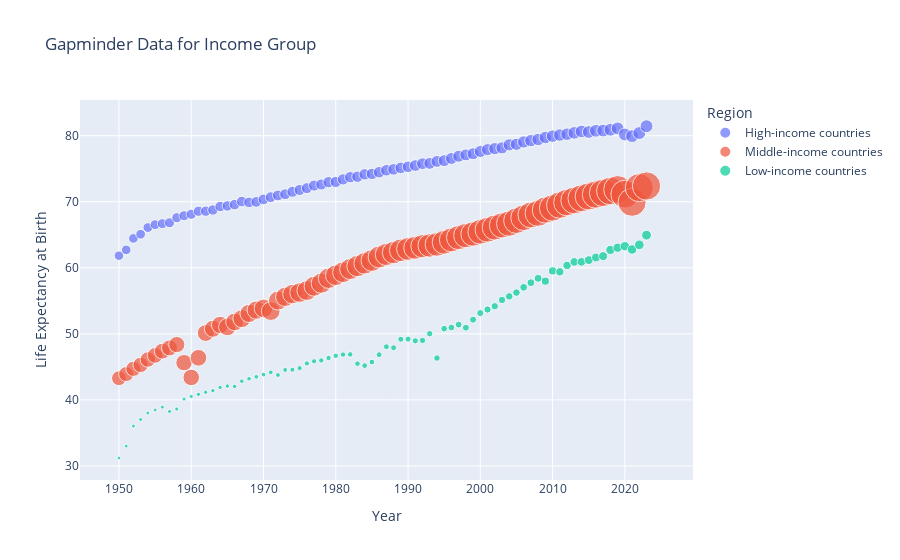

Notebook code for this chart:
### Code cell
# Sadly i got stuck while trying to use ipywidgets
# Thats why the "interactivity" is now here:
# Set type to one of the following: ['World' 'SDG region' 'Development Group' 'Special other' 'Income Group' 'Region' 'Subregion' 'Country/Area']
type = 'Income Group'

type_filtered_df = filtered_df[filtered_df["Type"]== type]
print("Pick out the regions you want to compare from here, after choosing the correct type:")
print(type_filtered_df["Region"].unique())

regions = ['High-income countries','Low-income countries','Middle-income countries']

region_filtered_df = type_filtered_df[type_filtered_df['Region'].isin(regions)]

def show_plot():
    fig = px.scatter(region_filtered_df, x="Year", y="Life Expectancy at Birth", size="Total Population",
                     color="Region", hover_name="Region", title=f"Gapminder Data for {type}")
    fig.show()

show_plot()

### Figure 1 — Plotly figure (JSON) as saved in the notebook; plotly's stock layout.template omitted (floating-point values rounded to 4 significant figures)
{"data": [{"hovertemplate": "<b>%{hovertext}</b><br><br>Region=High-income countries<br>Year=%{x}<br>Life Expectancy at Birth=%{y}<br>Total Population=%{marker.size}<extra></extra>", "hovertext": ["High-income countries", "High-income countries", "High-income countries", "High-income countries", "High-income countries", "High-income countries", "High-income countries", "High-income countries", "High-income countries", "High-income countries", "High-income countries", "High-income countries", "High-income countries", "High-income countries", "High-income countries", "High-income countries", "High-income countries", "High-income countries", "High-income countries", "High-income countries", "High-income countries", "High-income countries", "High-income countries", "High-income countries", "High-income countries", "High-income countries", "High-income countries", "High-income countries", "High-income countries", "High-income countries", "High-income countries", "High-income countries", "High-income countries", "High-income countries", "High-income countries", "High-income countries", "High-income countries", "High-income countries", "High-income countries", "High-income countries", "High-income countries", "High-income countries", "High-income countries", "High-income countries", "High-income countries", "High-income countries", "High-income countries", "High-income countries", "High-income countries", "High-income countries", "High-income countries", "High-income countries", "High-income countries", "High-income countries", "High-income countries", "High-income countries", "High-income countries", "High-income countries", "High-income countries", "High-income countries", "High-income countries", "High-income countries", "High-income countries", "High-income countries", "High-income countries", "High-income countries", "High-income countries", "High-income countries", "High-income countries", "High-income countries", "High-income countries", "High-income countries", "High-income countries", "High-income countries"], "legendgroup": "High-income countries", "marker": {"color": "#636efa", "size": [688700.0, 696700.0, 704500.0, 712900.0, 721700.0, 730600.0, 739600.0, 748500.0, 758000.0, 767600.0, 777400.0, 787100.0, 796800.0, 806500.0, 816000.0, 827000.0, 836600.0, 845700.0, 853400.0, 862600.0, 871900.0, 881000.0, 890900.0, 900000.0, 908600.0, 916800.0, 924200.0, 931600.0, 939000.0, 946300.0, 953900.0, 961800.0, 969100.0, 976100.0, 982700.0, 989200.0, 995900.0, 1003000.0, 1010000.0, 1017000.0, 1025000.0, 1032000.0, 1040000.0, 1049000.0, 1056000.0, 1063000.0, 1069000.0, 1075000.0, 1081000.0, 1087000.0, 1093000.0, 1100000.0, 1108000.0, 1115000.0, 1123000.0, 1131000.0, 1139000.0, 1147000.0, 1156000.0, 1165000.0, 1173000.0, 1181000.0, 1189000.0, 1197000.0, 1204000.0, 1212000.0, 1221000.0, 1229000.0, 1235000.0, 1240000.0, 1246000.0, 1248000.0, 1250000.0, 1259000.0], "sizemode": "area", "sizeref": 15110.0, "symbol": "circle"}, "mode": "markers", "name": "High-income countries", "orientation": "v", "showlegend": true, "type": "scatter", "x": [1950, 1951, 1952, 1953, 1954, 1955, 1956, 1957, 1958, 1959, 1960, 1961, 1962, 1963, 1964, 1965, 1966, 1967, 1968, 1969, 1970, 1971, 1972, 1973, 1974, 1975, 1976, 1977, 1978, 1979, 1980, 1981, 1982, 1983, 1984, 1985, 1986, 1987, 1988, 1989, 1990, 1991, 1992, 1993, 1994, 1995, 1996, 1997, 1998, 1999, 2000, 2001, 2002, 2003, 2004, 2005, 2006, 2007, 2008, 2009, 2010, 2011, 2012, 2013, 2014, 2015, 2016, 2017, 2018, 2019, 2020, 2021, 2022, 2023], "xaxis": "x", "y": [61.83, 62.71, 64.45, 65.08, 66.09, 66.53, 66.69, 66.82, 67.59, 67.88, 68.11, 68.56, 68.57, 68.75, 69.28, 69.37, 69.57, 70.03, 69.9, 69.98, 70.35, 70.69, 70.95, 71.14, 71.51, 71.78, 72.06, 72.45, 72.62, 72.96, 73.0, 73.38, 73.72, 73.79, 74.15, 74.21, 74.47, 74.76, 74.9, 75.12, 75.29, 75.48, 75.76, 75.81, 76.1, 76.22, 76.55, 76.89, 77.09, 77.26, 77.61, 77.89, 78.04, 78.15, 78.62, 78.7, 79.05, 79.25, 79.42, 79.72, 79.93, 80.09, 80.23, 80.43, 80.64, 80.56, 80.74, 80.77, 80.9, 81.1, 80.18, 79.94, 80.4, 81.44], "yaxis": "y"}, {"hovertemplate": "<b>%{hovertext}</b><br><br>Region=Middle-income countries<br>Year=%{x}<br>Life Expectancy at Birth=%{y}<br>Total Population=%{marker.size}<extra></extra>", "hovertext": ["Middle-income countries", "Middle-income countries", "Middle-income countries", "Middle-income countries", "Middle-income countries", "Middle-income countries", "Middle-income countries", "Middle-income countries", "Middle-income countries", "Middle-income countries", "Middle-income countries", "Middle-income countries", "Middle-income countries", "Middle-income countries", "Middle-income countries", "Middle-income countries", "Middle-income countries", "Middle-income countries", "Middle-income countries", "Middle-income countries", "Middle-income countries", "Middle-income countries", "Middle-income countries", "Middle-income countries", "Middle-income countries", "Middle-income countries", "Middle-income countries", "Middle-income countries", "Middle-income countries", "Middle-income countries", "Middle-income countries", "Middle-income countries", "Middle-income countries", "Middle-income countries", "Middle-income countries", "Middle-income countries", "Middle-income countries", "Middle-income countries", "Middle-income countries", "Middle-income countries", "Middle-income countries", "Middle-income countries", "Middle-income countries", "Middle-income countries", "Middle-income countries", "Middle-income countries", "Middle-income countries", "Middle-income countries", "Middle-income countries", "Middle-income countries", "Middle-income countries", "Middle-income countries", "Middle-income countries", "Middle-income countries", "Middle-income countries", "Middle-income countries", "Middle-income countries", "Middle-income countries", "Middle-income countries", "Middle-income countries", "Middle-income countries", "Middle-income countries", "Middle-income countries", "Middle-income countries", "Middle-income countries", "Middle-income countries", "Middle-income countries", "Middle-income countries", "Middle-income countries", "Middle-income countries", "Middle-income countries", "Middle-income countries", "Middle-income countries", "Middle-income countries"], "legendgroup": "Middle-income countries", "marker": {"color": "#EF553B", "size": [1665000.0, 1699000.0, 1734000.0, 1773000.0, 1812000.0, 1854000.0, 1897000.0, 1941000.0, 1988000.0, 2033000.0, 2071000.0, 2106000.0, 2144000.0, 2196000.0, 2256000.0, 2311000.0, 2367000.0, 2423000.0, 2480000.0, 2540000.0, 2600000.0, 2662000.0, 2721000.0, 2783000.0, 2845000.0, 2907000.0, 2967000.0, 3028000.0, 3088000.0, 3149000.0, 3213000.0, 3281000.0, 3351000.0, 3422000.0, 3493000.0, 3565000.0, 3639000.0, 3715000.0, 3793000.0, 3870000.0, 3947000.0, 4025000.0, 4096000.0, 4164000.0, 4232000.0, 4298000.0, 4365000.0, 4431000.0, 4497000.0, 4562000.0, 4627000.0, 4693000.0, 4756000.0, 4818000.0, 4881000.0, 4943000.0, 5006000.0, 5068000.0, 5131000.0, 5196000.0, 5262000.0, 5328000.0, 5394000.0, 5463000.0, 5531000.0, 5598000.0, 5662000.0, 5726000.0, 5790000.0, 5849000.0, 5905000.0, 5956000.0, 6000000.0, 6042000.0], "sizemode": "area", "sizeref": 15110.0, "symbol": "circle"}, "mode": "markers", "name": "Middle-income countries", "orientation": "v", "showlegend": true, "type": "scatter", "x": [1950, 1951, 1952, 1953, 1954, 1955, 1956, 1957, 1958, 1959, 1960, 1961, 1962, 1963, 1964, 1965, 1966, 1967, 1968, 1969, 1970, 1971, 1972, 1973, 1974, 1975, 1976, 1977, 1978, 1979, 1980, 1981, 1982, 1983, 1984, 1985, 1986, 1987, 1988, 1989, 1990, 1991, 1992, 1993, 1994, 1995, 1996, 1997, 1998, 1999, 2000, 2001, 2002, 2003, 2004, 2005, 2006, 2007, 2008, 2009, 2010, 2011, 2012, 2013, 2014, 2015, 2016, 2017, 2018, 2019, 2020, 2021, 2022, 2023], "xaxis": "x", "y": [43.29, 43.91, 44.71, 45.3, 46.12, 46.74, 47.38, 47.87, 48.38, 45.64, 43.4, 46.38, 50.12, 50.78, 51.35, 51.04, 51.8, 52.3, 53.09, 53.6, 53.86, 53.45, 55.04, 55.6, 56.02, 56.25, 56.56, 57.21, 57.67, 58.42, 58.87, 59.33, 59.82, 60.26, 60.68, 61.11, 61.63, 62.02, 62.3, 62.65, 62.86, 63.03, 63.27, 63.38, 63.54, 63.87, 64.23, 64.58, 64.88, 65.12, 65.45, 65.76, 66.1, 66.42, 66.69, 67.14, 67.58, 68.0, 68.25, 68.75, 69.06, 69.5, 69.89, 70.21, 70.53, 70.81, 71.09, 71.35, 71.63, 71.86, 71.15, 69.92, 72.14, 72.39], "yaxis": "y"}, {"hovertemplate": "<b>%{hovertext}</b><br><br>Region=Low-income countries<br>Year=%{x}<br>Life Expectancy at Birth=%{y}<br>Total Population=%{marker.size}<extra></extra>", "hovertext": ["Low-income countries", "Low-income countries", "Low-income countries", "Low-income countries", "Low-income countries", "Low-income countries", "Low-income countries", "Low-income countries", "Low-income countries", "Low-income countries", "Low-income countries", "Low-income countries", "Low-income countries", "Low-income countries", "Low-income countries", "Low-income countries", "Low-income countries", "Low-income countries", "Low-income countries", "Low-income countries", "Low-income countries", "Low-income countries", "Low-income countries", "Low-income countries", "Low-income countries", "Low-income countries", "Low-income countries", "Low-income countries", "Low-income countries", "Low-income countries", "Low-income countries", "Low-income countries", "Low-income countries", "Low-income countries", "Low-income countries", "Low-income countries", "Low-income countries", "Low-income countries", "Low-income countries", "Low-income countries", "Low-income countries", "Low-income countries", "Low-income countries", "Low-income countries", "Low-income countries", "Low-income countries", "Low-income countries", "Low-income countries", "Low-income countries", "Low-income countries", "Low-income countries", "Low-income countries", "Low-income countries", "Low-income countries", "Low-income countries", "Low-income countries", "Low-income countries", "Low-income countries", "Low-income countries", "Low-income countries", "Low-income countries", "Low-income countries", "Low-income countries", "Low-income countries", "Low-income countries", "Low-income countries", "Low-income countries", "Low-income countries", "Low-income countries", "Low-income countries", "Low-income countries", "Low-income countries", "Low-income countries", "Low-income countries"], "legendgroup": "Low-income countries", "marker": {"color": "#00cc96", "size": [111700.0, 113100.0, 114600.0, 116600.0, 118700.0, 121000.0, 123500.0, 126200.0, 128800.0, 131500.0, 134500.0, 137700.0, 141000.0, 144400.0, 148000.0, 151800.0, 155600.0, 159700.0, 164000.0, 168400.0, 172900.0, 177600.0, 182300.0, 186900.0, 192000.0, 197100.0, 202300.0, 207600.0, 212700.0, 219100.0, 224700.0, 229000.0, 233700.0, 240200.0, 246600.0, 253400.0, 260000.0, 266900.0, 274200.0, 281500.0, 289300.0, 296600.0, 304700.0, 314600.0, 324600.0, 333600.0, 343800.0, 353800.0, 363800.0, 374300.0, 385100.0, 395100.0, 406400.0, 418900.0, 431200.0, 443500.0, 456800.0, 470700.0, 484400.0, 498400.0, 512700.0, 527400.0, 542200.0, 556700.0, 570400.0, 584800.0, 599600.0, 616200.0, 633000.0, 651400.0, 670000.0, 689100.0, 707300.0, 726400.0], "sizemode": "area", "sizeref": 15110.0, "symbol": "circle"}, "mode": "markers", "name": "Low-income countries", "orientation": "v", "showlegend": true, "type": "scatter", "x": [1950, 1951, 1952, 1953, 1954, 1955, 1956, 1957, 1958, 1959, 1960, 1961, 1962, 1963, 1964, 1965, 1966, 1967, 1968, 1969, 1970, 1971, 1972, 1973, 1974, 1975, 1976, 1977, 1978, 1979, 1980, 1981, 1982, 1983, 1984, 1985, 1986, 1987, 1988, 1989, 1990, 1991, 1992, 1993, 1994, 1995, 1996, 1997, 1998, 1999, 2000, 2001, 2002, 2003, 2004, 2005, 2006, 2007, 2008, 2009, 2010, 2011, 2012, 2013, 2014, 2015, 2016, 2017, 2018, 2019, 2020, 2021, 2022, 2023], "xaxis": "x", "y": [31.21, 33.02, 36.04, 37.03, 38.02, 38.48, 38.91, 38.26, 38.63, 40.14, 40.53, 40.84, 41.17, 41.41, 41.89, 42.09, 42.05, 42.84, 43.2, 43.5, 43.84, 44.18, 43.77, 44.54, 44.57, 44.81, 45.53, 45.86, 45.98, 46.35, 46.68, 46.87, 46.89, 45.49, 45.2, 45.73, 46.85, 48.05, 47.9, 49.19, 49.21, 48.95, 49.01, 50.02, 46.34, 50.79, 50.96, 51.41, 50.94, 52.15, 53.15, 53.68, 54.18, 55.13, 55.67, 56.25, 57.05, 57.75, 58.41, 57.98, 59.53, 59.4, 60.36, 60.89, 60.9, 61.16, 61.56, 61.77, 62.71, 63.04, 63.27, 62.78, 63.48, 64.94], "yaxis": "y"}], "layout": {"legend": {"itemsizing": "constant", "title": {"text": "Region"}, "tracegroupgap": 0}, "title": {"text": "Gapminder Data for Income Group"}, "xaxis": {"anchor": "y", "domain": [0, 1], "title": {"text": "Year"}}, "yaxis": {"anchor": "x", "domain": [0, 1], "title": {"text": "Life Expectancy at Birth"}}}}
